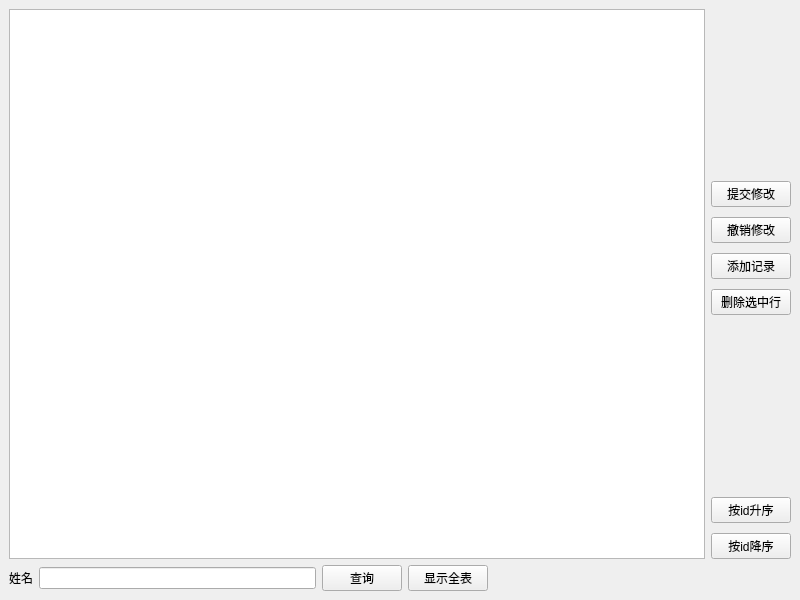
<?xml version="1.0" encoding="UTF-8"?>
<ui version="4.0">
 <class>MainWindow</class>
 <widget class="QMainWindow" name="MainWindow">
  <property name="geometry">
   <rect>
    <x>0</x>
    <y>0</y>
    <width>800</width>
    <height>600</height>
   </rect>
  </property>
  <property name="windowTitle">
   <string>MainWindow</string>
  </property>
  <widget class="QWidget" name="centralwidget">
   <layout class="QGridLayout" name="gridLayout">
    <item row="0" column="0" colspan="2">
     <layout class="QHBoxLayout" name="horizontalLayout">
      <item>
       <widget class="QTableView" name="tableView"/>
      </item>
      <item>
       <layout class="QVBoxLayout" name="verticalLayout">
        <property name="spacing">
         <number>10</number>
        </property>
        <property name="topMargin">
         <number>0</number>
        </property>
        <item>
         <spacer name="verticalSpacer">
          <property name="orientation">
           <enum>Qt::Vertical</enum>
          </property>
          <property name="sizeHint" stdset="0">
           <size>
            <width>20</width>
            <height>40</height>
           </size>
          </property>
         </spacer>
        </item>
        <item>
         <widget class="QPushButton" name="pushButton">
          <property name="text">
           <string>提交修改</string>
          </property>
         </widget>
        </item>
        <item>
         <widget class="QPushButton" name="pushButton_2">
          <property name="text">
           <string>撤销修改</string>
          </property>
         </widget>
        </item>
        <item>
         <widget class="QPushButton" name="pushButton_3">
          <property name="text">
           <string>添加记录</string>
          </property>
         </widget>
        </item>
        <item>
         <widget class="QPushButton" name="pushButton_4">
          <property name="text">
           <string>删除选中行</string>
          </property>
         </widget>
        </item>
        <item>
         <spacer name="verticalSpacer_2">
          <property name="orientation">
           <enum>Qt::Vertical</enum>
          </property>
          <property name="sizeHint" stdset="0">
           <size>
            <width>20</width>
            <height>40</height>
           </size>
          </property>
         </spacer>
        </item>
        <item>
         <layout class="QVBoxLayout" name="verticalLayout_2">
          <item>
           <widget class="QPushButton" name="pushButton_5">
            <property name="text">
             <string>按id升序</string>
            </property>
           </widget>
          </item>
          <item>
           <widget class="QPushButton" name="pushButton_6">
            <property name="text">
             <string>按id降序</string>
            </property>
           </widget>
          </item>
         </layout>
        </item>
       </layout>
      </item>
     </layout>
    </item>
    <item row="1" column="0">
     <layout class="QHBoxLayout" name="horizontalLayout_2">
      <item>
       <widget class="QLabel" name="label">
        <property name="text">
         <string>姓名</string>
        </property>
       </widget>
      </item>
      <item>
       <widget class="QLineEdit" name="lineEdit"/>
      </item>
     </layout>
    </item>
    <item row="1" column="1">
     <layout class="QHBoxLayout" name="horizontalLayout_3">
      <item>
       <widget class="QPushButton" name="pushButton_7">
        <property name="text">
         <string>查询</string>
        </property>
       </widget>
      </item>
      <item>
       <widget class="QPushButton" name="pushButton_8">
        <property name="text">
         <string>显示全表</string>
        </property>
       </widget>
      </item>
      <item>
       <spacer name="horizontalSpacer">
        <property name="orientation">
         <enum>Qt::Horizontal</enum>
        </property>
        <property name="sizeHint" stdset="0">
         <size>
          <width>303</width>
          <height>20</height>
         </size>
        </property>
       </spacer>
      </item>
     </layout>
    </item>
   </layout>
  </widget>
 </widget>
 <resources/>
 <connections/>
</ui>
